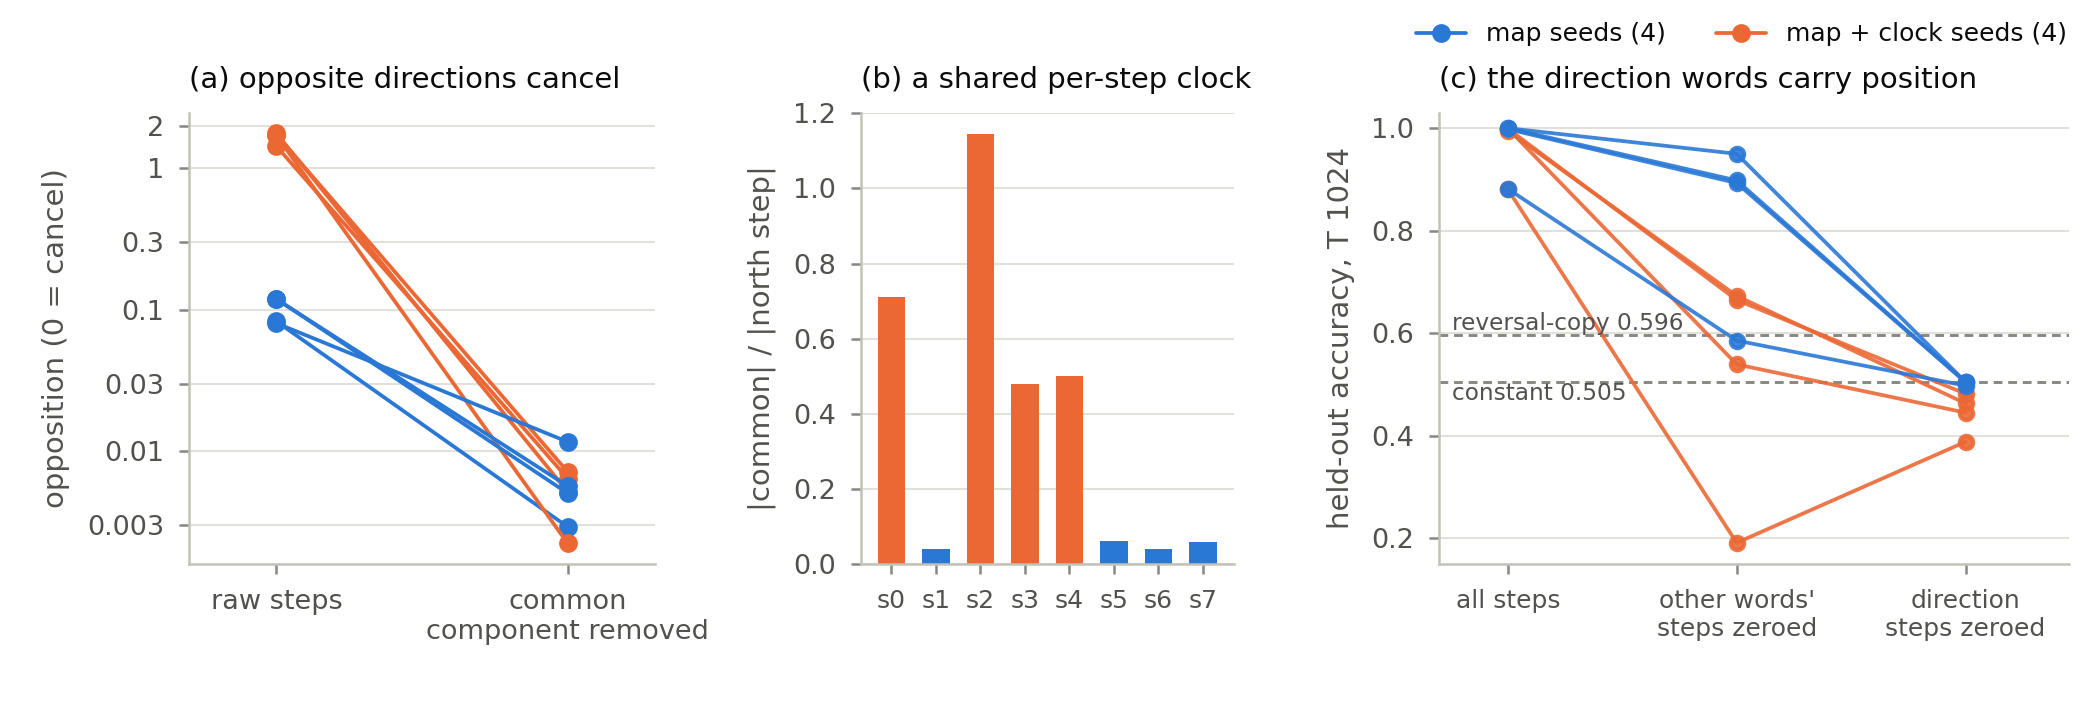

The script that drew this image:
"""F6 of the overall outline: what the path model learns from navigation told in words (TEXTWORLD; registered batch, the
readouts are its DECLARED SECONDARIES, Amendment 1; no verdict). Reads TEXTWORLD_SECONDARY.json only (no model).
Per path seed (Vanilla_r4, 1 layer, T = 1024; seeds 0-1 were the pilot, CORRECTED block of TEXTWORLD_RESULTS.md):
  (a) opposition of the direction-word steps, mean over the two opposite pairs of |A + B| / mean(|A|, |B|), raw and after
      removing the common component c (the mean of the four direction steps); 0 = opposites cancel exactly;
  (b) |c| / |north|: the size of the common component (map seeds ~0.05; clock seeds 0.5-1.1, where c is parallel to the
      verbs' step: a per-step clock, 31-38 of 64 phase channels drift between visits -- tw_clock_probe.txt);
  (c) held-out accuracy (eval mode, no dropout re-scale) with all steps, with every non-direction word's step zeroed, and
      with the direction words' steps zeroed; floors on the same eval set: best constant 0.505, reversal-copy 0.597.
Seeds are labelled "clock" when |c| / |north| > 0.3 (the split is 0.04-0.06 vs 0.48-1.14; no seed in between).
  cd /home/prashr && PYTHONPATH=/home/prashr python3 mapformer/docs/paper/figs/fig_textworld.py"""
import json, os
import numpy as np
from figstyle import plt, BLUE, ORANGE, INK2, MUTED, floor_line, save, write_out

REPO = "/home/prashr/mapformer"; HERE = os.path.dirname(os.path.abspath(__file__))
J = json.load(open(f"{REPO}/TEXTWORLD_SECONDARY.json")); S = [f"s{i}" for i in range(8)]
clock = {s: J[s]["raw"]["common_over_N"] > 0.3 for s in S}
col = {s: ORANGE if clock[s] else BLUE for s in S}
out = [f"floors: best constant {J['floors']['constant']:.4f}, reversal-copy {J['floors']['reversal_copy']:.4f} "
       f"(n {J['floors']['n']} targets)"]
for s in S:
    r, a = J[s]["raw"], J[s]["S3"]
    out.append(f"{s} {'clock' if clock[s] else 'map  '}: opposition raw {r['opposition_raw']:.3f} -> minus common "
               f"{r['opposition_minus_common']:.4f} [omega-scaled {J[s]['omega']['opposition_minus_common']:.4f}]; "
               f"|c|/|N| {r['common_over_N']:.3f}; cos(c, verb) {r['cos_common_verb']:+.3f}; synonym cos {r['synonym_cos']:.4f}; "
               f"acc full {a['full']:.3f}, non-direction zeroed {a['non_direction_zeroed']:.3f}, direction zeroed "
               f"{a['direction_zeroed']:.3f}")

fig, axs = plt.subplots(1, 3, figsize=(7.0, 2.35), gridspec_kw={"width_ratios": [1, 0.8, 1.35]})
ax = axs[0]
for s in S:
    r = J[s]["raw"]
    ax.plot([0, 1], [r["opposition_raw"], r["opposition_minus_common"]], color=col[s], lw=0.9, marker="o", ms=3.5)
ax.set_yscale("log"); ax.set_xticks([0, 1]); ax.set_xticklabels(["raw steps", "common\ncomponent removed"])
ax.set_xlim(-0.3, 1.3); ax.minorticks_off(); ax.set_yticks([0.003, 0.01, 0.03, 0.1, 0.3, 1, 2])
ax.set_yticklabels(["0.003", "0.01", "0.03", "0.1", "0.3", "1", "2"])
ax.set_ylabel("opposition (0 = cancel)"); ax.grid(axis="x", visible=False)
ax.set_title("(a) opposite directions cancel", loc="left")
ax = axs[1]
v = [J[s]["raw"]["common_over_N"] for s in S]
ax.bar(range(8), v, 0.62, color=[col[s] for s in S], zorder=2)
ax.set_xticks(range(8)); ax.set_xticklabels([s for s in S], fontsize=6); ax.grid(axis="x", visible=False)
ax.set_ylabel("|common| / |north step|"); ax.set_title("(b) a shared per-step clock", loc="left")
ax = axs[2]
K = [("full", "all steps", 0.0), ("non_direction_zeroed", "other words'\nsteps zeroed", 1.0),
     ("direction_zeroed", "direction\nsteps zeroed", 2.0)]
for s in S:
    y = [J[s]["S3"][k] for k, _, _ in K]
    ax.plot([x for _, _, x in K], y, color=col[s], lw=0.9, marker="o", ms=3.2, alpha=0.9)
floor_line(ax, J["floors"]["reversal_copy"], f"reversal-copy {J['floors']['reversal_copy']:.3f}", x=0.02, ha="left")
floor_line(ax, J["floors"]["constant"], f"constant {J['floors']['constant']:.3f}", x=0.02, ha="left", va="top")
ax.set_xticks([x for _, _, x in K]); ax.set_xticklabels([l for _, l, _ in K], fontsize=6); ax.set_xlim(-0.3, 2.45)
ax.set_ylim(0.15, 1.03); ax.set_ylabel("held-out accuracy, T 1024"); ax.grid(axis="x", visible=False)
ax.set_title("(c) the direction words carry position", loc="left")
H = [plt.Line2D([], [], color=BLUE, marker="o", ms=3.5, lw=0.9, label=f"map seeds ({sum(not clock[s] for s in S)})"),
     plt.Line2D([], [], color=ORANGE, marker="o", ms=3.5, lw=0.9, label=f"map + clock seeds ({sum(clock.values())})")]
fig.legend(handles=H, loc="upper right", ncol=2, fontsize=6, bbox_to_anchor=(0.995, 1.0))
for a in axs:
    a.title.set_fontsize(6.6)
fig.subplots_adjust(left=0.09, right=0.985, top=0.84, bottom=0.2, wspace=0.42)
save(fig, HERE, "fig_textworld"); write_out(HERE, "fig_textworld", out)
